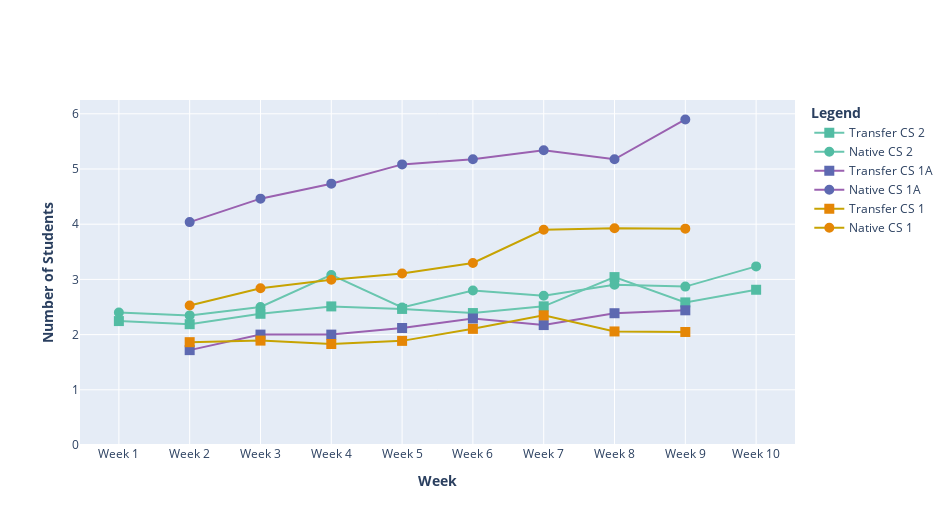

The code cell stored with this chart in its notebook:
### Code cell
fig = go.Figure(layout=go.Layout(yaxis=dict(range=[0,6.25])))

fig.add_trace(go.Scatter(x=x_label2, y=df3["Transfer Mean"],
                    mode='lines+markers',
                    name='Transfer CS 2',
                    marker_symbol="square",
                    marker=dict(
                        color='#69c6af',
                        size=5,
                        line=dict(
                                color='#52bca3',
                                width=5
                            )
                        )
               ))
fig.add_trace(go.Scatter(x=x_label2, y=df3["Native Mean"],
                    mode='lines+markers',
                    name='Native CS 2',
                    marker_symbol="circle-dot",
                    marker=dict(
                        color='#69c6af',
                        size=5,
                        line=dict(
                                color='#52bca3',
                                width=5
                            )
                        )
               ))

fig.add_trace(go.Scatter(x=x_label1, y=df2["Transfer Mean"],
                    mode='lines+markers',
                    name='Transfer CS 1A',
                    marker_symbol="square",
                    marker=dict(
                        color='#9a61b0',
                        size=5,
                        line=dict(
                                color='#5d69b1',
                                width=5
                            )
                        )
               ))
fig.add_trace(go.Scatter(x=x_label1, y=df2["Native Mean"],
                    mode='lines+markers',
                    name='Native CS 1A',
                    marker_symbol="circle-dot",
                    marker=dict(
                        color='#9a61b0',
                        size=5,
                        line=dict(
                                color='#5d69b1',
                                width=5
                            )
                        )
               ))

fig.add_trace(go.Scatter(x=x_label1, y=df1["Transfer Mean"],
                    mode='lines+markers',
                    name='Transfer CS 1',
                    marker_symbol="square",
                    marker=dict(
                        color='#c7a302',
                        size=5,
                        line=dict(
                                color="#e58606",
                                width=5
                            )
                        )
             ))
fig.add_trace(go.Scatter(x=x_label1, y=df1["Native Mean"],
                    mode='lines+markers',
                    name='Native CS 1',
                    marker_symbol="circle-dot",
                    marker=dict(
                        color='#c7a302',
                        size=5,
                        line=dict(
                                color='#e58606',
                                width=5
                            )
                        )
               ))


fig.update_layout(
                  xaxis_title="<b>Week</b>",
                  height=525,
                  width = 950,
                  yaxis_title="<b>Number of Students</b>",
                  legend_title="<b>Legend</b>",
                 )


fig.show()

### Figure 1 — Plotly figure (JSON) as saved in the notebook; plotly's stock layout.template omitted (floating-point values rounded to 4 significant figures)
{"data": [{"marker": {"color": "#69c6af", "line": {"color": "#52bca3", "width": 5}, "size": 5, "symbol": "square"}, "mode": "lines+markers", "name": "Transfer CS 2", "type": "scatter", "x": ["Week 1", "Week 2", "Week 3", "Week 4", "Week 5", "Week 6", "Week 7", "Week 8", "Week 9", "Week 10"], "y": [2.245, 2.189, 2.377, 2.511, 2.465, 2.39, 2.512, 3.042, 2.583, 2.812]}, {"marker": {"color": "#69c6af", "line": {"color": "#52bca3", "width": 5}, "size": 5, "symbol": "circle-dot"}, "mode": "lines+markers", "name": "Native CS 2", "type": "scatter", "x": ["Week 1", "Week 2", "Week 3", "Week 4", "Week 5", "Week 6", "Week 7", "Week 8", "Week 9", "Week 10"], "y": [2.4, 2.348, 2.5, 3.081, 2.491, 2.8, 2.704, 2.905, 2.87, 3.235]}, {"marker": {"color": "#9a61b0", "line": {"color": "#5d69b1", "width": 5}, "size": 5, "symbol": "square"}, "mode": "lines+markers", "name": "Transfer CS 1A", "type": "scatter", "x": ["Week 2", "Week 3", "Week 4", "Week 5", "Week 6", "Week 7", "Week 8", "Week 9"], "y": [1.719, 2, 2, 2.12, 2.292, 2.172, 2.387, 2.44]}, {"marker": {"color": "#9a61b0", "line": {"color": "#5d69b1", "width": 5}, "size": 5, "symbol": "circle-dot"}, "mode": "lines+markers", "name": "Native CS 1A", "type": "scatter", "x": ["Week 2", "Week 3", "Week 4", "Week 5", "Week 6", "Week 7", "Week 8", "Week 9"], "y": [4.038, 4.463, 4.734, 5.084, 5.177, 5.339, 5.176, 5.897]}, {"marker": {"color": "#c7a302", "line": {"color": "#e58606", "width": 5}, "size": 5, "symbol": "square"}, "mode": "lines+markers", "name": "Transfer CS 1", "type": "scatter", "x": ["Week 2", "Week 3", "Week 4", "Week 5", "Week 6", "Week 7", "Week 8", "Week 9"], "y": [1.863, 1.891, 1.83, 1.886, 2.104, 2.349, 2.057, 2.048]}, {"marker": {"color": "#c7a302", "line": {"color": "#e58606", "width": 5}, "size": 5, "symbol": "circle-dot"}, "mode": "lines+markers", "name": "Native CS 1", "type": "scatter", "x": ["Week 2", "Week 3", "Week 4", "Week 5", "Week 6", "Week 7", "Week 8", "Week 9"], "y": [2.528, 2.841, 2.995, 3.108, 3.297, 3.898, 3.927, 3.919]}], "layout": {"height": 525, "legend": {"title": {"text": "<b>Legend</b>"}}, "width": 950, "xaxis": {"title": {"text": "<b>Week</b>"}}, "yaxis": {"range": [0, 6.25], "title": {"text": "<b>Number of Students</b>"}}}}
